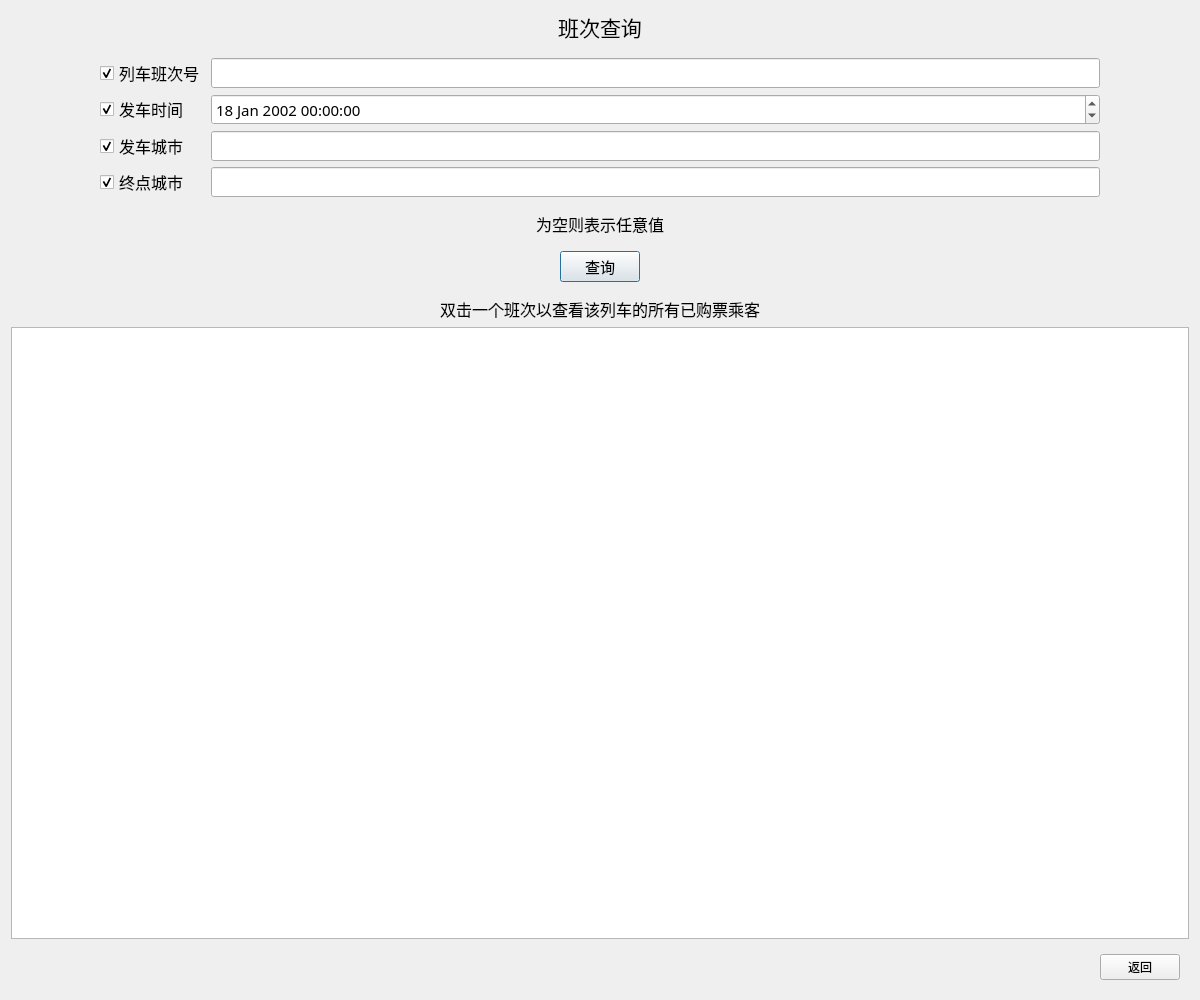
<?xml version="1.0" encoding="UTF-8"?>
<ui version="4.0">
 <class>TrainSearch</class>
 <widget class="QDialog" name="TrainSearch">
  <property name="geometry">
   <rect>
    <x>0</x>
    <y>0</y>
    <width>1200</width>
    <height>1000</height>
   </rect>
  </property>
  <property name="font">
   <font>
    <family>黑体</family>
   </font>
  </property>
  <property name="windowTitle">
   <string>班次查询</string>
  </property>
  <layout class="QVBoxLayout" name="verticalLayout">
   <item>
    <widget class="QLabel" name="label">
     <property name="font">
      <font>
       <pointsize>16</pointsize>
      </font>
     </property>
     <property name="text">
      <string>班次查询</string>
     </property>
     <property name="alignment">
      <set>Qt::AlignCenter</set>
     </property>
    </widget>
   </item>
   <item>
    <widget class="QWidget" name="widget_4" native="true">
     <layout class="QGridLayout" name="gridLayout_2">
      <item row="1" column="0">
       <spacer name="horizontalSpacer_2">
        <property name="orientation">
         <enum>Qt::Horizontal</enum>
        </property>
        <property name="sizeType">
         <enum>QSizePolicy::Preferred</enum>
        </property>
        <property name="sizeHint" stdset="0">
         <size>
          <width>80</width>
          <height>20</height>
         </size>
        </property>
       </spacer>
      </item>
      <item row="0" column="1">
       <widget class="QCheckBox" name="TrainCBox">
        <property name="font">
         <font>
          <pointsize>12</pointsize>
         </font>
        </property>
        <property name="text">
         <string>列车班次号</string>
        </property>
        <property name="checked">
         <bool>true</bool>
        </property>
       </widget>
      </item>
      <item row="1" column="2">
       <widget class="QDateTimeEdit" name="dtEdit">
        <property name="font">
         <font>
          <pointsize>11</pointsize>
         </font>
        </property>
        <property name="dateTime">
         <datetime>
          <hour>0</hour>
          <minute>0</minute>
          <second>0</second>
          <year>2002</year>
          <month>1</month>
          <day>18</day>
         </datetime>
        </property>
        <property name="date">
         <date>
          <year>2002</year>
          <month>1</month>
          <day>18</day>
         </date>
        </property>
       </widget>
      </item>
      <item row="1" column="3">
       <spacer name="horizontalSpacer_3">
        <property name="orientation">
         <enum>Qt::Horizontal</enum>
        </property>
        <property name="sizeType">
         <enum>QSizePolicy::Preferred</enum>
        </property>
        <property name="sizeHint" stdset="0">
         <size>
          <width>80</width>
          <height>20</height>
         </size>
        </property>
       </spacer>
      </item>
      <item row="0" column="2">
       <widget class="QLineEdit" name="TrainEdit">
        <property name="font">
         <font>
          <pointsize>11</pointsize>
         </font>
        </property>
       </widget>
      </item>
      <item row="2" column="1">
       <widget class="QCheckBox" name="StartCBox">
        <property name="font">
         <font>
          <pointsize>12</pointsize>
         </font>
        </property>
        <property name="text">
         <string>发车城市</string>
        </property>
        <property name="checked">
         <bool>true</bool>
        </property>
       </widget>
      </item>
      <item row="2" column="2">
       <widget class="QLineEdit" name="StartEdit">
        <property name="font">
         <font>
          <pointsize>11</pointsize>
         </font>
        </property>
       </widget>
      </item>
      <item row="3" column="1">
       <widget class="QCheckBox" name="EndCBox">
        <property name="font">
         <font>
          <pointsize>12</pointsize>
         </font>
        </property>
        <property name="text">
         <string>终点城市</string>
        </property>
        <property name="checked">
         <bool>true</bool>
        </property>
       </widget>
      </item>
      <item row="1" column="1">
       <widget class="QCheckBox" name="dtCBox">
        <property name="font">
         <font>
          <pointsize>12</pointsize>
         </font>
        </property>
        <property name="text">
         <string>发车时间</string>
        </property>
        <property name="checked">
         <bool>true</bool>
        </property>
       </widget>
      </item>
      <item row="3" column="2">
       <widget class="QLineEdit" name="EndEdit">
        <property name="font">
         <font>
          <pointsize>11</pointsize>
         </font>
        </property>
       </widget>
      </item>
     </layout>
    </widget>
   </item>
   <item>
    <widget class="QLabel" name="label_3">
     <property name="font">
      <font>
       <pointsize>12</pointsize>
      </font>
     </property>
     <property name="text">
      <string>为空则表示任意值</string>
     </property>
     <property name="alignment">
      <set>Qt::AlignCenter</set>
     </property>
    </widget>
   </item>
   <item>
    <widget class="QWidget" name="widget_3" native="true">
     <layout class="QHBoxLayout" name="horizontalLayout_4">
      <item>
       <spacer name="horizontalSpacer_6">
        <property name="orientation">
         <enum>Qt::Horizontal</enum>
        </property>
        <property name="sizeHint" stdset="0">
         <size>
          <width>40</width>
          <height>20</height>
         </size>
        </property>
       </spacer>
      </item>
      <item>
       <widget class="QPushButton" name="SearchBtn">
        <property name="font">
         <font>
          <pointsize>11</pointsize>
         </font>
        </property>
        <property name="text">
         <string>查询</string>
        </property>
       </widget>
      </item>
      <item>
       <spacer name="horizontalSpacer_7">
        <property name="orientation">
         <enum>Qt::Horizontal</enum>
        </property>
        <property name="sizeHint" stdset="0">
         <size>
          <width>40</width>
          <height>20</height>
         </size>
        </property>
       </spacer>
      </item>
     </layout>
    </widget>
   </item>
   <item>
    <widget class="QLabel" name="label_2">
     <property name="font">
      <font>
       <pointsize>12</pointsize>
      </font>
     </property>
     <property name="text">
      <string>双击一个班次以查看该列车的所有已购票乘客</string>
     </property>
     <property name="alignment">
      <set>Qt::AlignCenter</set>
     </property>
    </widget>
   </item>
   <item>
    <widget class="QTableWidget" name="tableWidget"/>
   </item>
   <item>
    <widget class="QWidget" name="widget" native="true">
     <layout class="QHBoxLayout" name="horizontalLayout">
      <item>
       <spacer name="horizontalSpacer">
        <property name="orientation">
         <enum>Qt::Horizontal</enum>
        </property>
        <property name="sizeHint" stdset="0">
         <size>
          <width>40</width>
          <height>20</height>
         </size>
        </property>
       </spacer>
      </item>
      <item>
       <widget class="QPushButton" name="ReturnBtn">
        <property name="text">
         <string>返回</string>
        </property>
       </widget>
      </item>
     </layout>
    </widget>
   </item>
  </layout>
 </widget>
 <resources/>
 <connections/>
</ui>
